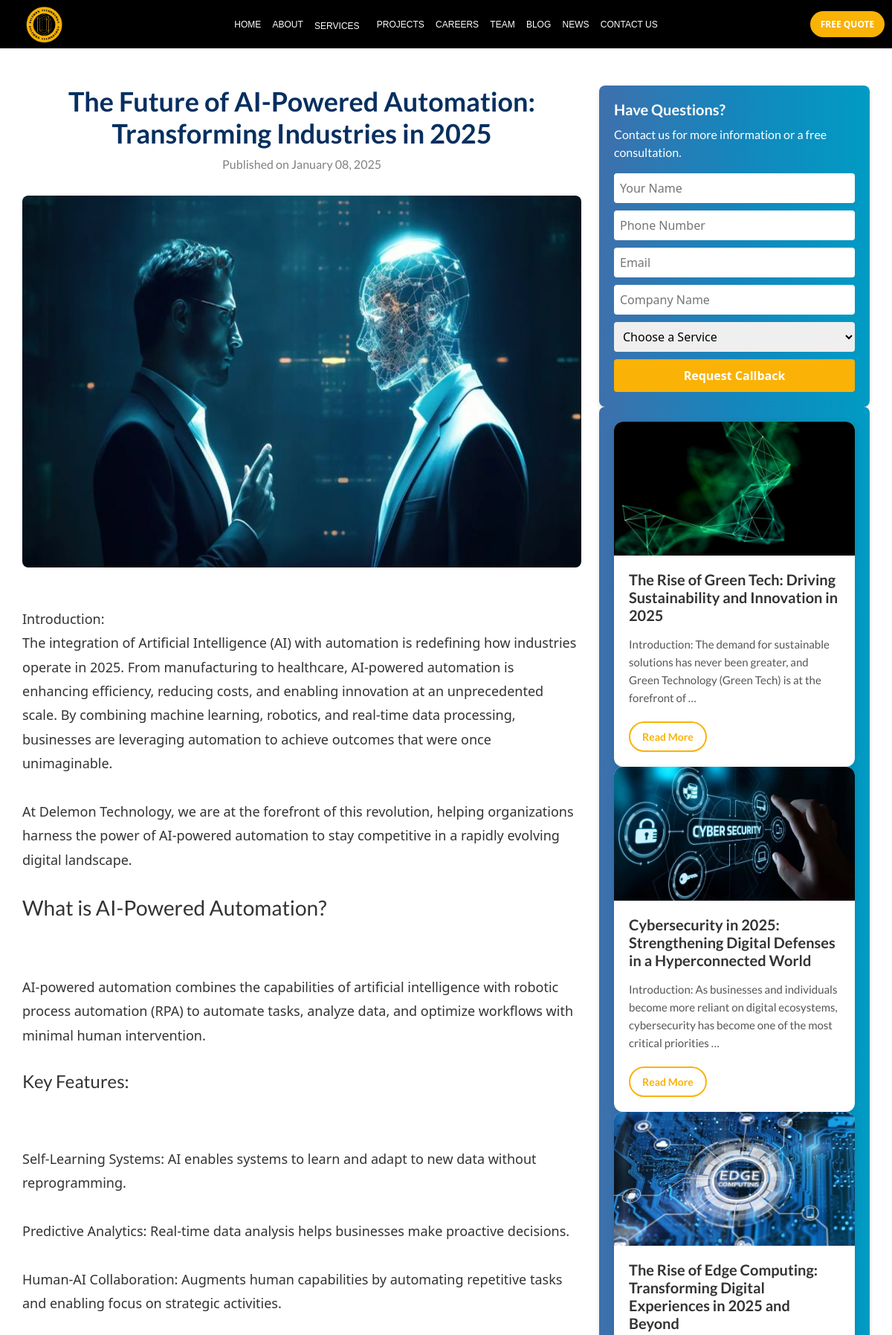
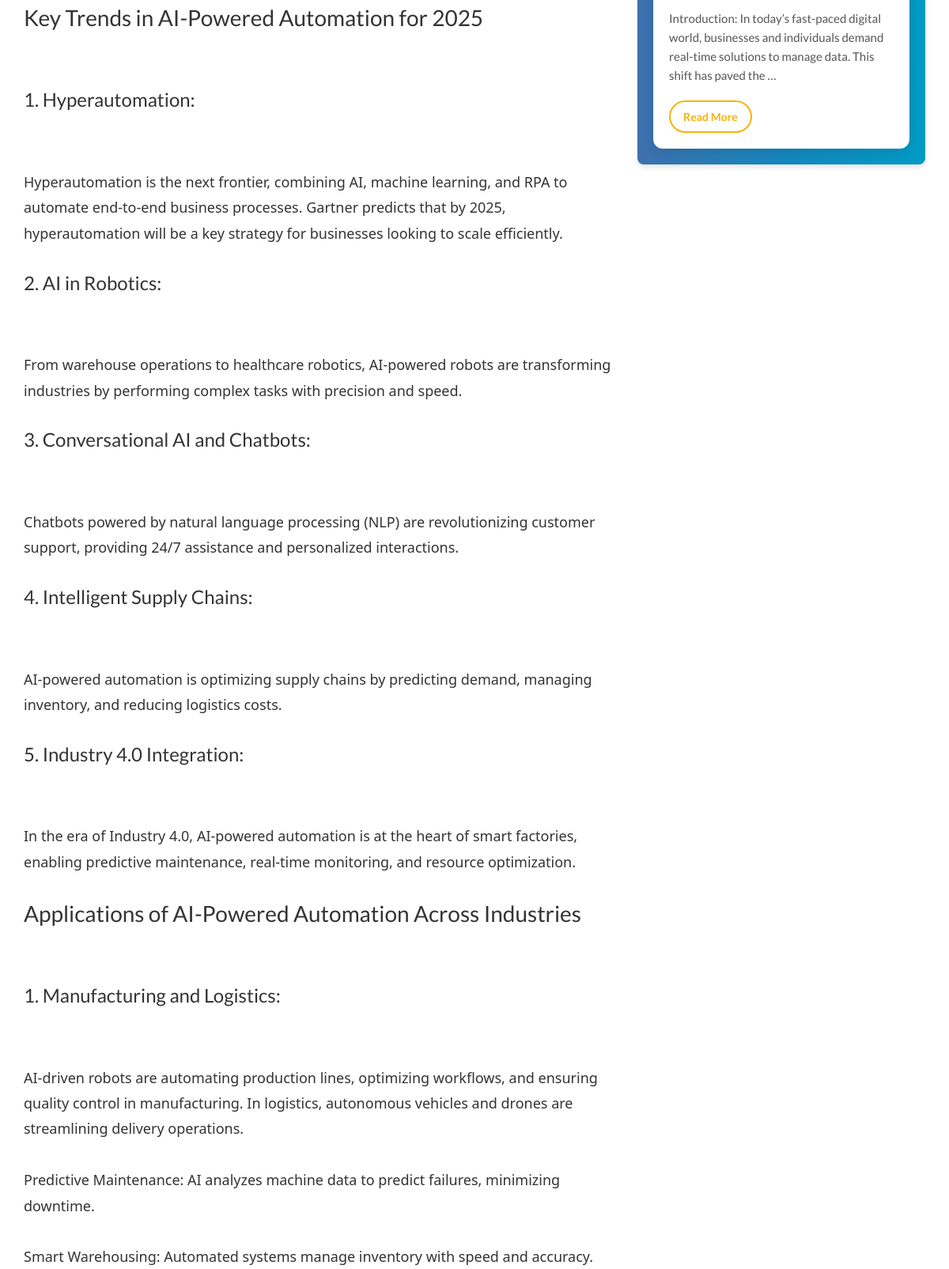
/news/the-future-of-ai-powered-automation-transforming-industries-in-2025/ (upper part), run on the app's committed database (2 pictures, top to bottom).
### Delemon_App/models.py (models this page shows, shortened)
class News(models.Model):
    title = models.CharField(max_length=200)
    slug = models.SlugField(unique=True, blank=True,max_length=500)
    content = models.TextField()
    image = models.ImageField(upload_to='news_images/', blank=True, null=True)
    published_date = models.DateTimeField(default=timezone.now)
    is_published = models.BooleanField(default=True)
    def replace_keywords_with_links(self, description):
        keywords = Keyword.objects.all()
        return description
    def formatted_content(self):
        text = self.content
        text = re.sub(r'^#### (.+)$', r'<h4>\1</h4>', text, flags=re.MULTILINE)
        text = re.sub(r'^### (.+)$', r'<h3>\1</h3>', text, flags=re.MULTILINE)
        text = re.sub(r'^## (.+)$', r'<h2>\1</h2>', text, flags=re.MULTILINE)
        text = re.sub(r'^# (.+)$', r'<h1>\1</h1>', text, flags=re.MULTILINE)
        text = re.sub(r'^\* (.+)$', r'<li>\1</li>', text, flags=re.MULTILINE)
        if '<li>' in text:
            text = f"<ul>{text}</ul>"
        text = self.replace_keywords_with_links(text)
        return mark_safe(text)
    formatted_content.short_description = 'Formatted Content'
    class Meta:
        verbose_name = "News"
        verbose_name_plural = "News"

### Delemon_App/views.py (the view, shortened to what this page needs)
# urls.py: path('news/<slug:slug>/', views.news_detail, name='news_detail'),
def news_detail(request, slug):
    news = get_object_or_404(News, slug=slug)
    latest_blogs = Blog.objects.order_by('-created_at')[:4]
    news_items = News.objects.filter(is_published=True).order_by('-published_date')
    related_news_items = news_items.exclude(id=news.id)[:3]
    return render(request, 'main/news_detail.html', {
        'news': news,
        'related_news_items': related_news_items,
        'latest_blogs': latest_blogs,
    })

### Delemon_App/templates/main/news_detail.html (shortened to what this page needs)
{% extends 'base.html' %}
{% load static %}
{% block content %}
<head>
    <link href="https://cdn.jsdelivr.net/npm/bootstrap@5.0.2/dist/css/bootstrap.min.css" rel="stylesheet"
>
</head>
<body>
<div class="container news-container">
    <div class="row">
        <div class="col-md-8">
            <div class="news-header">
                <h1>{{ news.title }}</h1>
                <p>Published on {{ news.published_date|date:"F d, Y" }}</p>
            </div>
            <div class="news-image">
                {% if news.image %}
                    <img src="{{ news.image.url }}" alt="{{ news.title }}">
                {% endif %}
            </div>
            <div class="news-content">
                {{ news.formatted_content|safe }}
            </div>
        </div>
        <div class="col-md-4">
            <div class="contact-card">
    <h5>Have Questions?</h5>
    <p>Contact us for more information or a free consultation.</p>
    <form method="post" action="{% url 'news_detail' news.slug %}">
    <input type="text" name="customername" placeholder="Your Name" required>
    <input type="text" name="phone" placeholder="Phone Number" required>
    <input type="email" name="email" placeholder="Email" required>
    <input type="text" name="company" placeholder="Company Name">
    <select name="service" required>
        <option value="" disabled selected>Choose a Service</option>
    </select>
    <button type="submit">Request Callback</button>
</form>
</div>
            <div class="contact-card">
                {% for news in related_news_items %}
                <div class="blog-card">
                    <img src="{{ news.image.url }}"  class="blog-image" alt="{{ news.title }}">
                        <div class="blog-content">
                            <h3 class="blog-title">{{ news.title }}</h3>
                            <p class="blog-description">{{ news.content|truncatewords:20 }}</p>
                            {% if news.slug %}
                            <a href="{% url 'news_detail' news.slug %}" class="read-more">Read More</a>
                            {% else %}
                            <span>Details Unavailable</span>
                            {% endif %}
                        </div>
                    </div>
                    {% empty %}
                    <p>No blogs available at the moment.</p>
                    {% endfor %}
            </div>
        </div>
    </div>
</div>
</body>
{% endblock %}

### Delemon_App/templates/base.html (shortened to what this page needs)
<!DOCTYPE html>
<html lang="en">
<head>
{% load static %}
    <link rel="stylesheet" href="{% static 'style.css' %}">
    <link href="https://cdn.jsdelivr.net/npm/bootstrap@5.0.2/dist/css/bootstrap.min.css" rel="stylesheet">
</head>
<body>
   {% include "components/header.html" %}
   {% block content %}{% endblock  %}
</body>
</html>

### Delemon_App/templates/components/header.html (shortened to what this page needs)
{% load static %}
<head>
    <link href='https://unpkg.com/boxicons@2.1.4/css/boxicons.min.css' rel='stylesheet'>
</head>
<body>
<header>
    <nav class="navbar">
        <div class="navbar-sub-1">
            <a href="{% url 'home' %}">
                <img src="{% static 'img/delemon-logo.png' %}" class="navbar-logo" alt="">
            </a>
        </div>
        <div class="navbar-sub-2">
            <a href="{% url 'home' %}" class="page-links {% if request.path == '/home/' %}active-page{% endif %}">HOME</a>
            <a href="{% url 'about' %}" class="page-links {% if request.path == '/about/' %}active-page{% endif %}">ABOUT</a>
            <div class="dropdown">
            <a href="{% url 'services' %}" class="page-links {% if request.path == '/services/' %}active-page{% endif %}">SERVICES</a>
            </div>
            <a href="{% url 'projects' %}" class="page-links {% if request.path == '/projects/' %}active-page{% endif %}">PROJECTS</a>
            <a href="{% url 'careers' %}" class="page-links {% if request.path == '/careers/' %}active-page{% endif %}">CAREERS</a>
            <a href="{% url 'team' %}" class="page-links {% if request.path == '/team/' %}active-page{% endif %}">TEAM</a>
            <a href="{% url 'blog' %}" class="page-links {% if request.path == '/blog/' %}active-page{% endif %}">BLOG</a>
             <a href="{% url 'news_list' %}" class="page-links {% if request.path == '/news/' %}active-page{% endif %}">NEWS</a>
            <a href="{% url 'contact' %}" class="page-links {% if request.path == '/contact/' %}active-page{% endif %}">CONTACT US</a>
        </div>
        <div class="navbar-sub-3">
            <button data-bs-toggle="modal" data-bs-target="#exampleModalmobile" class="free-quote-btn-header">FREE QUOTE</button>
        </div>
    </nav>
</header>

### Delemon_App/templates/components/footer.html (shortened to what this page needs)
{% load static %}

### Delemon_App/static/style.css (style rules this page uses)
.navbar { width: 100%; height: 65px; background: black; display: flex; flex-direction: row; align-items: center; justify-content: space-between; }
.navbar-sub-1 { width: 10%; height: 100%; display: flex; align-items: center; justify-content: center; }
.navbar-sub-2 { width: 40%; height: 100%; display: flex; flex-direction: row; align-items: center; justify-content: space-evenly; }
.navbar-logo { width: 50px; height: 50px; }
.page-links { text-decoration: none; color: white; font-size: 12px; font-family:Verdana, Geneva, Tahoma, sans-serif; }
.navbar-sub-3 { width: 10%; height: 100%; display: flex; align-items: center; flex-direction: row; justify-content: center; }

### Delemon_App/templates/components/header.html (style rules this page uses)
h1 { font-family: "Lato", sans-serif; font-style: normal; }
h3 { font-family: "Lato", sans-serif; font-style: normal }
h4 { font-family: "Lato", sans-serif; font-style: normal }
h5 { font-family: "Lato", sans-serif; font-style: normal }
p { font-family: "Lato", sans-serif; font-style: normal }
a { font-family: "Lato", sans-serif; font-style: normal }
.navbar { width: 100%; height: 65px; background: black; display: flex; flex-direction: row; align-items: center; justify-content: space-between; }
.navbar-sub-1 { width: 10%; height: 100%; display: flex; align-items: center; justify-content: center; }
.navbar-sub-2 { width: 50%; height: 100%; display: flex; flex-direction: row; align-items: center; justify-content: space-evenly; }
.navbar-logo { width: 50px; height: 50px; }
.page-links { text-decoration: none; color: white; font-size: 12px; }
.navbar-sub-3 { width: 10%; height: 100%; display: flex; align-items: center; justify-content: center; }
.free-quote-btn-header { background-color:#FAB206; color: white; border: hidden; outline: none; height: 35px; font-weight: 600; width: 100px; font-size: 12px; border-radius: 20px; }
.dropdown { position: relative; }

### Delemon_App/templates/main/news_detail.html (style rules this page uses)
.news-container { width: 100%; padding: 50px 0; }
.news-header { text-align: center; margin-bottom: 30px; }
.news-header h1 { font-size: 36px; font-weight: 700; color: #062f60; }
.news-header p { font-size: 16px; color: gray; }
.news-image img { width: 100%; height: 500px; border-radius: 8px; margin-bottom: 20px; }
.news-content { font-size: 18px; line-height: 1.8; color: #333; white-space: pre-line; }
.contact-card { background: linear-gradient(to right, #3e70ad, #1586bc, #009bc4); color: white; padding: 20px; border-radius: 8px; box-shadow: 0px 4px 6px rgba(0, 0, 0, 0.1); }
.contact-card h5 { font-size: 20px; font-weight: bold; margin-bottom: 10px; }
.contact-card input, .contact-card select { width: 100%; margin-bottom: 10px; padding: 8px; border: none; border-radius: 4px; }
.contact-card button { background-color: #FAB206; border: none; color: white; font-weight: bold; padding: 10px; width: 100%; border-radius: 4px; cursor: pointer; }
.blog-card { background-color: #fff; border-radius: 12px; box-shadow: 0 4px 12px rgba(0, 0, 0, 0.1); overflow: hidden; display: flex; flex-direction: column; transition: all 0.3s ease; height: 100%; }
.blog-image { width: 100%; height: 180px; object-fit: cover; }
.blog-content { padding: 20px; display: flex; flex-direction: column; justify-content: space-between; height: 100%; }
.blog-title { font-size: 20px; font-weight: bold; color: #333; margin-bottom: 15px; text-align: left; }
.blog-description { font-size: 15px; color: #555; line-height: 1.6; margin-bottom: 20px; flex-grow: 1; }
.read-more { align-self: flex-start; font-size: 14px; font-weight: bold; color: #FAB206; text-decoration: none; padding: 8px 16px; border: 2px solid #FAB206; border-radius: 25px; transition: background-color 0.3s ease, color 0.3s ease; }

### data on the page
News: title "The Future of AI-Powered Automation: Transforming Industries in 2025", published_date "January 08, 2025", image (picture), formatted_content "Introduction: The integration of Artificial Intelligence (AI) with automation is redefining how industries operate in 2025. From manufacturing to healthcare, AI-powered automation is enhancing efficiency, reducing costs, and enabling innovation at an unprecedented scale. By combining machine learning, robotics, and real-time data processing, businesses are leveraging automation to achieve outcomes that were once unimaginable. At Delemon Technology, we are at the forefront of this revolution, helping organizations harness the power of AI-powered automation to stay competitive in a rapidly evolving digital landscape. What is AI-Powered Automation? AI-powered automation combines the…"
News: image (picture), title "The Rise of Green Tech: Driving Sustainability and Innovation in 2025", content "Introduction: The demand for sustainable solutions has never been greater, and Green Technology (Green Tech) is at the forefront of …", shows "Read More"
News: image (picture), title "Cybersecurity in 2025: Strengthening Digital Defenses in a Hyperconnected World", content "Introduction: As businesses and individuals become more reliant on digital ecosystems, cybersecurity has become one of the most critical priorities …", shows "Read More"
News: image (picture), title "The Rise of Edge Computing: Transforming Digital Experiences in 2025 and Beyond", content "Introduction: In today’s fast-paced digital world, businesses and individuals demand real-time solutions to manage data. This shift has paved the …", shows "Read More"
